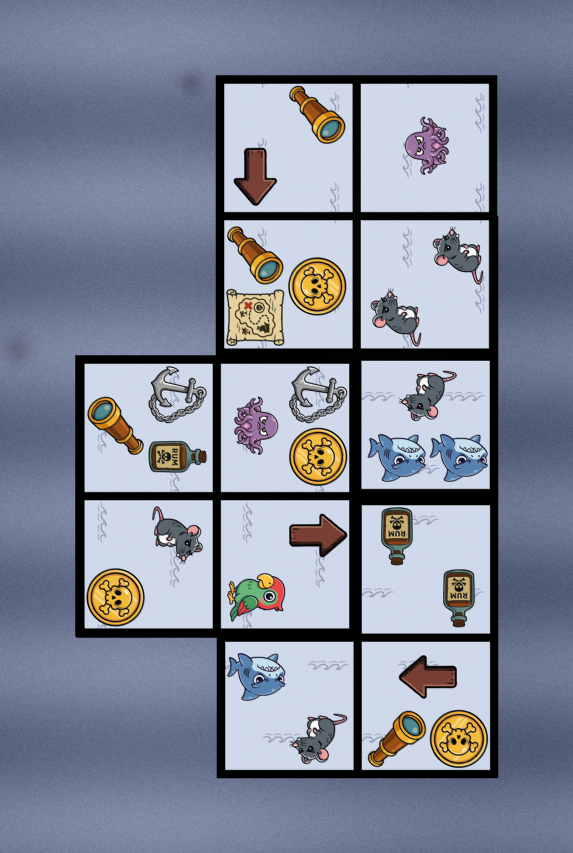
#> input picture src/training_data_generator/other_data/images/perfect.png, 1146 x 1706 px (shown at 1/2 size)
$ python -i image_effects.py   (imports and definitions only)
#> lines starting #> are read from the running program, lines starting #| are printed output that depends on the picture
import cv2
import numpy as np
import random
import math


# [227 lines left out: functions generate_transformation_matrices, apply_transformation_matrices_to_image, apply_transformation_matrices_to_bounding_boxes, _transform_single_bbox, not called in this run]


def apply_realistic_camera_effects(
    image,
    glare_intensity=0.3,
    blur_amount=1.5,
    noise_level=0.02,
    brightness_variation=0.1,
    contrast_variation=0.1,
    shadow_strength=0.2,
    vignette_strength=0.1,
    compression_artifacts=True,
    add_background=False,
    background_type="wooden_table",
    debug=False
):
    """
    Apply realistic camera effects to simulate taking a photo.
    This function only applies visual effects that don't transform geometry
    (no perspective or rotation - those should be done separately).

    Args:
        image: Input image (BGR or BGRA)
        glare_intensity: Intensity of lens glare/reflections (0-1)
        blur_amount: Amount of motion/focus blur
        noise_level: Camera sensor noise level (0-1)
        brightness_variation: Random brightness variation (0-1)
        contrast_variation: Random contrast variation (0-1)
        shadow_strength: Strength of shadows/lighting variations (0-1)
        vignette_strength: Vignetting effect strength (0-1)
        compression_artifacts: Whether to add JPEG-like compression artifacts
        add_background: Whether to add a realistic background (only works with alpha channel)
        background_type: Type of background ("wooden_table", "fabric", "marble", "concrete")
        debug: Whether to show intermediate steps

    Returns:
        Processed image with realistic camera effects
    """
    # Handle alpha channel properly
    has_alpha = image.shape[2] == 4
    if has_alpha:
        # Separate alpha channel
        alpha_channel = image[:, :, 3]
        image_rgb = image[:, :, :3]
    else:
        image_rgb = image
        alpha_channel = None

    result = image_rgb.copy().astype(np.float32)
    h, w = result.shape[:2]

    if debug:
        print("Starting camera effects processing...")
        cv2.imshow("0. Original", cv2.resize(result.astype(np.uint8), (800, 600)))
        cv2.waitKey(1000)

    # 1. Add background first if we have alpha channel
    if add_background and has_alpha:
        background = _generate_realistic_background(h, w, background_type)
        result = _blend_with_background(result, background, alpha_channel)

        if debug:
            print("1. Added background")
            cv2.imshow("1. Background Added", cv2.resize(result.astype(np.uint8), (800, 600)))
            cv2.waitKey(1000)

    # 2. Apply lighting variations and shadows
    if shadow_strength > 0:
        result = _apply_lighting_variations(result, shadow_strength)

        if debug:
            print(f"2. Applied lighting variations (strength: {shadow_strength})")
            display_img = cv2.resize(result.astype(np.uint8), (min(800, w), min(600, h)))
            cv2.imshow("2. Lighting", display_img)
            cv2.waitKey(1000)

    # 3. Apply lens glare/reflections
    if glare_intensity > 0:
        if debug:
            result = _apply_lens_glare_debug(result, glare_intensity, debug_windows=True)
            print(f"3. Applied lens glare (intensity: {glare_intensity})")
            display_img = cv2.resize(result.astype(np.uint8), (min(800, w), min(600, h)))
            cv2.imshow("3. Glare", display_img)
            cv2.waitKey(1000)
        else:
            result = _apply_lens_glare(result, glare_intensity)

    # 4. Apply motion/focus blur
    if blur_amount > 0:
        result = _apply_realistic_blur(result, blur_amount)

        if debug:
            print(f"4. Applied blur (amount: {blur_amount})")
            display_img = cv2.resize(result.astype(np.uint8), (min(800, w), min(600, h)))
            cv2.imshow("4. Blur", display_img)
            cv2.waitKey(1000)

    # 5. Apply brightness and contrast variations
    result = _apply_exposure_variations(result, brightness_variation, contrast_variation)

    if debug:
        print(f"5. Applied exposure variations (brightness: {brightness_variation}, contrast: {contrast_variation})")
        display_img = cv2.resize(result.astype(np.uint8), (min(800, w), min(600, h)))
        cv2.imshow("5. Exposure", display_img)
        cv2.waitKey(1000)

    # 6. Apply vignetting
    if vignette_strength > 0:
        result = _apply_vignetting(result, vignette_strength)

        if debug:
            print(f"6. Applied vignetting (strength: {vignette_strength})")
            display_img = cv2.resize(result.astype(np.uint8), (min(800, w), min(600, h)))
            cv2.imshow("6. Vignetting", display_img)
            cv2.waitKey(1000)

    # 7. Add sensor noise
    if noise_level > 0:
        result = _add_camera_noise(result, noise_level)

        if debug:
            print(f"7. Added camera noise (level: {noise_level})")
            display_img = cv2.resize(result.astype(np.uint8), (min(800, w), min(600, h)))
            cv2.imshow("7. Noise", display_img)
            cv2.waitKey(1000)

    # 8. Apply compression artifacts
    if compression_artifacts:
        result = _add_compression_artifacts(result)

        if debug:
            print("8. Applied compression artifacts")
            display_img = cv2.resize(result.astype(np.uint8), (min(800, w), min(600, h)))
            cv2.imshow("8. Compression", display_img)
            cv2.waitKey(1000)

    # Convert back to uint8
    result = np.clip(result, 0, 255).astype(np.uint8)

    if debug:
        print("9. Final result")
        display_img = cv2.resize(result, (min(800, w), min(600, h)))
        cv2.imshow("9. Final", display_img)
        cv2.waitKey(2000)
        cv2.destroyAllWindows()

    return result


# [462 lines left out: functions _generate_realistic_background, _generate_wooden_table_background, _generate_fabric_background, _generate_marble_background, _generate_concrete_background, _generate_green_felt_background and 8 more, not called in this run]


def _apply_lighting_variations(image, strength):
    """Apply realistic lighting variations and shadows - uses pure multiplicative adjustment only."""
    h, w = image.shape[:2]

    # Create gradient lighting
    x, y = np.meshgrid(np.linspace(-1, 1, w), np.linspace(-1, 1, h))

    # Random lighting direction
    light_dir_x = random.uniform(-1, 1)
    light_dir_y = random.uniform(-1, 1)

    # Create lighting gradient - only darkening, never brightening
    # This prevents any color shifts
    lighting = (x * light_dir_x + y * light_dir_y) * strength * 0.05
    lighting = np.clip(lighting + 1.0, 0.97, 1.0)  # Only allow darkening (0.97 to 1.0)

    # Apply equally to all channels to maintain color balance
    for i in range(image.shape[2]):
        image[:, :, i] = image[:, :, i] * lighting

    return image


def _apply_lens_glare(image, intensity):
    """Add lens flare/glare effects - uses pure white light only."""
    h, w = image.shape[:2]

    # Random glare position (usually towards light sources)
    glare_x = random.randint(w//4, 3*w//4)
    glare_y = random.randint(h//4, 3*h//4)

    # Create distance map from glare center
    x, y = np.meshgrid(np.arange(w), np.arange(h))
    distance = np.sqrt((x - glare_x)**2 + (y - glare_y)**2)

    # Create main glare effect (exponential decay)
    max_distance = min(w, h) * 0.8
    glare_strength = intensity * np.exp(-distance / (max_distance * 0.4))

    # Apply ONLY additive white light (equal on all channels)
    # This preserves the color ratios and prevents yellow tinting
    white_light = glare_strength * intensity * 80

    # Apply the same white light to ALL channels equally
    for i in range(image.shape[2]):
        image[:, :, i] = np.minimum(image[:, :, i] + white_light, 255)

    # For very strong glare areas, blend towards pure white (255, 255, 255)
    strong_glare_mask = glare_strength > intensity * 0.3
    if np.any(strong_glare_mask):
        blend_factor = np.clip((glare_strength - intensity * 0.3) * intensity * 2, 0, 1)
        blend_factor = blend_factor[:, :, np.newaxis]

        # Target is pure white (255 on all channels)
        white_target = np.full_like(image, 255.0)
        image = image * (1 - blend_factor) + white_target * blend_factor

    # Add lens flare artifacts (using pure white only)
    if intensity > 0.2:
        _add_lens_flare_artifacts(image, glare_x, glare_y, intensity)

    return image


def _apply_exposure_variations(image, brightness_var, contrast_var):
    """Apply random exposure variations - neutral color balance."""
    # Random brightness adjustment - very conservative, affects all channels equally
    brightness_factor = 1.0 + random.uniform(-brightness_var * 0.15, brightness_var * 0.15)

    # Random contrast adjustment - very conservative, affects all channels equally
    contrast_factor = 1.0 + random.uniform(-contrast_var * 0.1, contrast_var * 0.1)

    # Apply the SAME adjustments to all channels to maintain color balance
    # This prevents color shifts
    image = image * contrast_factor * brightness_factor

    return image


def _apply_vignetting(image, strength):
    """Apply vignetting effect (darkening towards edges) - neutral color."""
    h, w = image.shape[:2]

    # Create distance map from center
    x, y = np.meshgrid(np.linspace(-1, 1, w), np.linspace(-1, 1, h))
    distance = np.sqrt(x**2 + y**2)

    # Create vignette mask - very subtle, only darkening, affects all channels equally
    max_distance = math.sqrt(2)  # Corner distance
    vignette = 1.0 - (distance / max_distance) * strength * 0.15
    vignette = np.clip(vignette, 1.0 - strength * 0.15, 1.0)

    # Apply the SAME vignette to all channels
    for i in range(image.shape[2]):
        image[:, :, i] = image[:, :, i] * vignette

    return image


def _add_lens_flare_artifacts(image, center_x, center_y, intensity):
    """Add realistic lens flare artifacts - pure white spots only."""
    h, w = image.shape[:2]

    # Add multiple smaller flare spots along a line from center
    num_flares = random.randint(2, 4)

    # Line from glare center towards opposite corner
    target_x = w - center_x
    target_y = h - center_y

    for i in range(num_flares):
        # Position flares along the line
        t = (i + 1) / (num_flares + 1) * 0.7
        flare_x = int(center_x + (target_x - center_x) * t)
        flare_y = int(center_y + (target_y - center_y) * t)

        # Make sure flare is within image bounds
        if 0 <= flare_x < w and 0 <= flare_y < h:
            # Create circular flare spot
            flare_size = random.randint(10, 30) * intensity
            x, y = np.meshgrid(np.arange(w), np.arange(h))
            flare_distance = np.sqrt((x - flare_x)**2 + (y - flare_y)**2)

            # Circular flare with soft edges
            flare_intensity = np.exp(-flare_distance**2 / (flare_size**2 / 4)) * intensity * 25

            # Intensity decreases for flares further from center
            white_intensity = 0.3 + 0.7 * (1 - i / num_flares)

            # Apply THE SAME white intensity to ALL channels
            addition = flare_intensity * white_intensity
            for c in range(image.shape[2]):
                image[:, :, c] = np.minimum(image[:, :, c] + addition, 255)


def _apply_realistic_blur(image, blur_amount):
    """Apply realistic blur (combination of motion and focus blur)."""
    if blur_amount <= 0:
        return image

    # Random choice between motion blur and Gaussian blur
    blur_type = random.choice(['motion', 'gaussian', 'mixed'])

    if blur_type == 'motion':
        # Motion blur with random direction
        kernel_size = int(blur_amount * 3) * 2 + 1
        angle = random.uniform(0, 360)

        # Create motion blur kernel
        kernel = np.zeros((kernel_size, kernel_size))
        center = kernel_size // 2

        # Draw line in the direction of motion
        angle_rad = np.deg2rad(angle)
        for i in range(kernel_size):
            offset = i - center
            x = int(center + offset * np.cos(angle_rad))
            y = int(center + offset * np.sin(angle_rad))
            if 0 <= x < kernel_size and 0 <= y < kernel_size:
                kernel[y, x] = 1

        kernel = kernel / np.sum(kernel)

        # Apply motion blur
        image = cv2.filter2D(image, -1, kernel)

    elif blur_type == 'gaussian':
        # Gaussian blur (out of focus effect)
        kernel_size = int(blur_amount * 2) * 2 + 1
        image = cv2.GaussianBlur(image, (kernel_size, kernel_size), blur_amount)

    else:  # mixed
        # Apply both types with reduced strength
        kernel_size = max(3, int(blur_amount) * 2 + 1)
        image = cv2.GaussianBlur(image, (kernel_size, kernel_size), blur_amount * 0.5)

        # Light motion blur
        motion_kernel_size = max(3, int(blur_amount * 1.5) * 2 + 1)
        angle = random.uniform(0, 360)
        kernel = np.zeros((motion_kernel_size, motion_kernel_size))
        center = motion_kernel_size // 2
        angle_rad = np.deg2rad(angle)

        for i in range(motion_kernel_size):
            offset = i - center
            x = int(center + offset * np.cos(angle_rad))
            y = int(center + offset * np.sin(angle_rad))
            if 0 <= x < motion_kernel_size and 0 <= y < motion_kernel_size:
                kernel[y, x] = 1

        kernel = kernel / np.sum(kernel)
        image = cv2.filter2D(image, -1, kernel)

    return image


def _add_camera_noise(image, noise_level):
    """Add camera sensor noise (Gaussian noise)."""
    if noise_level <= 0:
        return image

    h, w = image.shape[:2]

    # Generate noise for each channel
    noise = np.random.normal(0, noise_level * 255, image.shape)

    # Add noise to image
    noisy_image = image + noise

    return noisy_image


def _add_compression_artifacts(image):
    """Add JPEG-like compression artifacts."""
    # Encode to JPEG with low quality and decode back
    quality = random.randint(70, 85)

    # Convert to uint8 for JPEG encoding
    image_uint8 = np.clip(image, 0, 255).astype(np.uint8)

    # Encode and decode
    encode_param = [int(cv2.IMWRITE_JPEG_QUALITY), quality]
    _, encoded_image = cv2.imencode('.jpg', image_uint8, encode_param)
    decoded_image = cv2.imdecode(encoded_image, cv2.IMREAD_COLOR)

    return decoded_image.astype(np.float32)


# [92 lines left out: functions _apply_lens_glare_debug, apply_camera_effects_to_composite, not called in this run]

>>> import cv2
>>> picture = cv2.imread('other_data/images/perfect.png')
#> picture is the input picture: shape (1706, 1146, 3); mean B, G, R 153.7, 136.4, 129.8
>>> result = apply_realistic_camera_effects(picture)
#> in _add_camera_noise, `noisy_image = image + noise`:
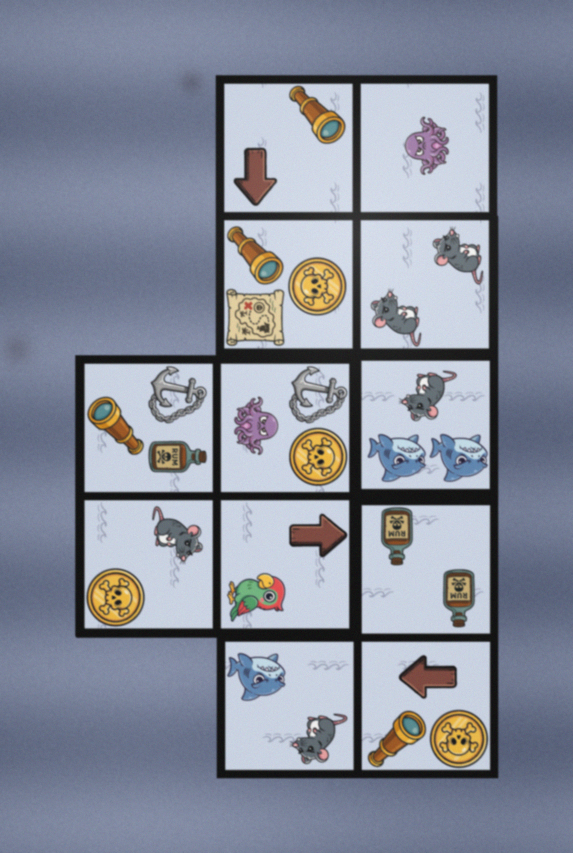
#> noisy_image: shape (1706, 1146, 3) float64 (shown at 1/2 size); mean of channels 0, 1, 2 156.4, 139.2, 132.6; drawn with min black and max white
